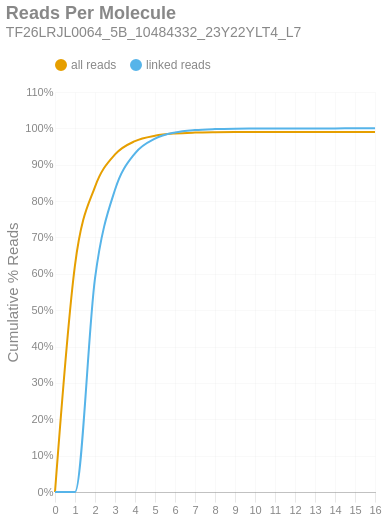

Notebook source saved alongside this figure:
### Markdown cell above
### Reads per Molecule
This chart shows the cumulative distribution of the number of reads per linked molecule. That is, how many alignments are associated with a unique molecule. This excludes the number of reads associated with invalid or absent linked-read barcodes. The `linked` histogram is the percentages recalculated when disregarding singletons.

### Code cell
if SKIPLR:
    print_html(f"Skipped")
else:
    counts = np.bincount(valids['reads'].cast(pl.Int64).to_numpy())
    weighted = counts * np.arange(len(counts))
    all_perc = weighted / n_reads
    linked_perc = weighted / n_linked_reads
    linked_perc[1] = 0
    binned_df = pl.DataFrame({
        'readsper': list(range(len(counts))),
        'all reads (cumsum)': np.cumsum(all_perc).tolist(),
        'linked reads (cumsum)': np.cumsum(linked_perc).tolist(),
    })

    with SafeRender(binned_df):
        (
            density_plot(binned_df, 'Reads Per Molecule', samplename, 'readspmol')
            .encode(
                x=alt.X('readsper:O', title=None).axis(labelAngle=0).scale(padding=0),
                y=alt.Y('value:Q', title='Cumulative % Reads').axis(format='%').stack(False),
                color=alt.Color("key:N").scale(domain=["all reads", "linked reads"]),
                tooltip=[
                    alt.Tooltip("key:N", title="Data Type"),
                    alt.Tooltip("readsper:O", title="Reads Per Molecule"),
                    alt.Tooltip("value:Q", format=".2%", title="% Reads (Cum.)")
                ]            
            )
        ).display()

### Figure 1 — Vega-Lite specification as saved in the notebook (floating-point values rounded to 4 significant figures)
{"width": "container", "height": 400, "config": {"title": {"anchor": "start", "dy": -15, "fontSize": 18, "color": "#888888", "subtitleColor": "#888888", "subtitleFontSize": 14}, "arc": {"fill": "#0072B2"}, "axis": {"domainColor": "#888888", "domainWidth": 0.5, "gridWidth": 0.2, "grid": false, "titleFontWeight": 400, "titleFontSize": 15, "labelFontSize": 11, "labelColor": "#888888", "tickColor": "#888888", "tickWidth": 0.2, "titleColor": "#888888"}, "axisBand": {"grid": false}, "axisX": {"grid": true, "tickSize": 10, "domainCap": "round"}, "axisY": {"domain": false, "grid": true, "tickSize": 0, "domainCap": "round"}, "background": "transparent", "header": {"labelFontSize": 15, "labelColor": "#888888", "titleFontSize": 15, "titleFontWeight": 600, "titleColor": "#888888"}, "legend": {"labelFont": "sans-serif", "labelFontSize": 12, "labelColor": "#888888", "symbolSize": 100, "symbolType": "circle", "titleFontSize": 12, "titlePadding": 10, "titleColor": "#888888", "title": null, "orient": "top"}, "range": {"category": ["#E69F00", "#56B4E9", "#009E73", "#F0E442", "#0072B2", "#D55E00", "#CC79A7", "#000000"], "diverging": ["#cfe8f3", "#a2d4ec", "#73bfe2", "#46abdb", "#1696d2", "#12719e"]}, "area": {"fill": "#0072B2", "fillOpacity": 0.7, "line": true, "strokeOpacity": 0.7}, "line": {"color": "#0072B2", "stroke": "#0072B2", "strokeWidth": 2}, "trail": {"color": "#0072B2", "stroke": "#0072B2", "strokeWidth": 0, "size": 1}, "point": {"filled": true, "fillOpacity": 1.0, "size": 95}, "text": {"color": "#888888", "fontSize": 11, "align": "right", "fontWeight": 400, "size": 11}, "bar": {"fill": "#0072B2", "stroke": null}, "view": {"stroke": null, "continuousWidth": 660, "continuousHeight": 400}}, "data": {"name": "data-4c89b3e328c0e296b669921d9b463215"}, "mark": {"type": "line", "interpolate": "monotone", "point": {"opacity": 0, "size": 275}}, "encoding": {"color": {"field": "key", "scale": {"domain": ["all reads", "linked reads"]}, "type": "nominal"}, "tooltip": [{"field": "key", "title": "Data Type", "type": "nominal"}, {"field": "readsper", "title": "Reads Per Molecule", "type": "ordinal"}, {"field": "value", "format": ".2%", "title": "% Reads (Cum.)", "type": "quantitative"}], "x": {"axis": {"labelAngle": 0}, "field": "readsper", "scale": {"padding": 0}, "title": null, "type": "ordinal"}, "y": {"axis": {"format": "%"}, "field": "value", "stack": false, "title": "Cumulative % Reads", "type": "quantitative"}}, "params": [{"name": "param_c36ac31b6afebe62", "select": {"type": "point", "fields": ["key"]}, "bind": "legend"}], "title": {"text": "Reads Per Molecule", "subtitle": "TF26LRJL0064_5B_10484332_23Y22YLT4_L7"}, "transform": [{"fold": ["all reads (cumsum)", "linked reads (cumsum)"]}, {"calculate": "replace(datum.key, ' (cumsum)', '')", "as": "key"}, {"filter": {"param": "param_c36ac31b6afebe62"}}], "usermeta": {"embedOptions": {"downloadFileName": "TF26LRJL0064_5B_10484332_23Y22YLT4_L7.readspmol"}}, "$schema": "https://vega.github.io/schema/vega-lite/v6.4.1.json", "datasets": {"data-4c89b3e328c0e296b669921d9b463215": [{"readsper": 0, "all reads (cumsum)": 0.0, "linked reads (cumsum)": 0.0}, {"readsper": 1, "all reads (cumsum)": 0.624, "linked reads (cumsum)": 0.0}, {"readsper": 2, "all reads (cumsum)": 0.8391, "linked reads (cumsum)": 0.5874}, {"readsper": 3, "all reads (cumsum)": 0.9283, "linked reads (cumsum)": 0.8312}, {"readsper": 4, "all reads (cumsum)": 0.965, "linked reads (cumsum)": 0.9315}, {"readsper": 5, "all reads (cumsum)": 0.9797, "linked reads (cumsum)": 0.9718}, {"readsper": 6, "all reads (cumsum)": 0.9859, "linked reads (cumsum)": 0.9887}, {"readsper": 7, "all reads (cumsum)": 0.9884, "linked reads (cumsum)": 0.9954}, {"readsper": 8, "all reads (cumsum)": 0.9894, "linked reads (cumsum)": 0.9981}, {"readsper": 9, "all reads (cumsum)": 0.9898, "linked reads (cumsum)": 0.9992}, {"readsper": 10, "all reads (cumsum)": 0.9899, "linked reads (cumsum)": 0.9995}, {"readsper": 11, "all reads (cumsum)": 0.99, "linked reads (cumsum)": 0.9997}, {"readsper": 12, "all reads (cumsum)": 0.99, "linked reads (cumsum)": 0.9999}, {"readsper": 13, "all reads (cumsum)": 0.99, "linked reads (cumsum)": 0.9999}, {"readsper": 14, "all reads (cumsum)": 0.99, "linked reads (cumsum)": 1.0}, {"readsper": 15, "all reads (cumsum)": 0.9901, "linked reads (cumsum)": 1.0}, {"readsper": 16, "all reads (cumsum)": 0.9901, "linked reads (cumsum)": 1.0}]}}
